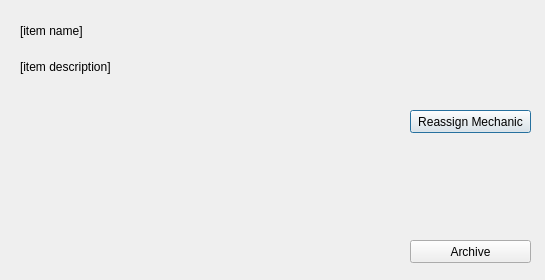
<?xml version="1.0" encoding="UTF-8"?>
<ui version="4.0">
 <class>Dialog</class>
 <widget class="QDialog" name="Dialog">
  <property name="geometry">
   <rect>
    <x>0</x>
    <y>0</y>
    <width>545</width>
    <height>280</height>
   </rect>
  </property>
  <property name="windowTitle">
   <string>Dialog</string>
  </property>
  <widget class="QLabel" name="name_lbl">
   <property name="geometry">
    <rect>
     <x>20</x>
     <y>20</y>
     <width>501</width>
     <height>21</height>
    </rect>
   </property>
   <property name="text">
    <string>[item name]</string>
   </property>
  </widget>
  <widget class="QLabel" name="description_lbl">
   <property name="geometry">
    <rect>
     <x>20</x>
     <y>60</y>
     <width>361</width>
     <height>201</height>
    </rect>
   </property>
   <property name="text">
    <string>[item description]</string>
   </property>
   <property name="alignment">
    <set>Qt::AlignLeading|Qt::AlignLeft|Qt::AlignTop</set>
   </property>
   <property name="wordWrap">
    <bool>true</bool>
   </property>
  </widget>
  <widget class="QPushButton" name="reassign_mechanic_bt">
   <property name="geometry">
    <rect>
     <x>410</x>
     <y>110</y>
     <width>121</width>
     <height>23</height>
    </rect>
   </property>
   <property name="text">
    <string>Reassign Mechanic</string>
   </property>
  </widget>
  <widget class="QPushButton" name="archive_bt">
   <property name="geometry">
    <rect>
     <x>410</x>
     <y>240</y>
     <width>121</width>
     <height>23</height>
    </rect>
   </property>
   <property name="text">
    <string>Archive</string>
   </property>
  </widget>
 </widget>
 <resources/>
 <connections/>
</ui>
